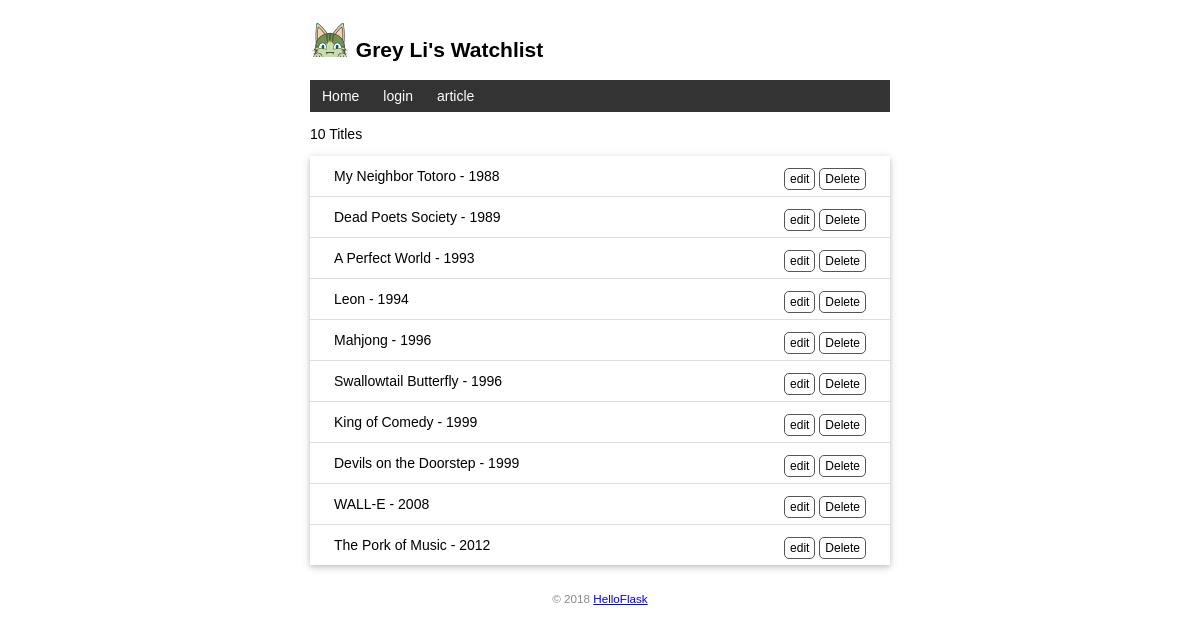
The page / on the database its author committed.
### app.py (models this page shows, shortened)
class User(db.Model, UserMixin):
    id = db.Column(db.Integer, primary_key=True)
    name = db.Column(db.String(20))
    username = db.Column(db.String(20))
    password_hash = db.Column(db.String(128))

class Movie(db.Model):
    id = db.Column(db.Integer, primary_key=True)
    title = db.Column(db.String(60))
    year = db.Column(db.String(4))

### app.py (the view, shortened to what this page needs)
@app.route('/', methods=['GET', 'POST'])
def index():
    movie = Movie.query.all()
    return render_template('index_in_base.html', movie=movie)

### app.py (called while the page is built)
@app.context_processor
def inject_user():
    user = User.query.first()
    return dict(user=user)

### watchlist/templates/index_in_base.html (shortened to what this page needs)
{% extends 'base.html' %}
{% block content %}
    <p>{{ movie|length }} Titles</p>
    <ul class="movie-list">
        {% for item in movie %}
        <li>
            {{ item.title }} - {{ item.year }}
            <span class="float-right">
                <a class="btn" href="{{url_for('edit', movie_id = item.id)}}">edit</a>
                <form class="inline-form" method="post" action="{{ url_for('delete', movie_id=item.id) }}">
                    <input class="btn" type="submit" name="delete" value="Delete" onclick="return confirm('Are you sure?')">
                </form>
            </span>
        </li>
        {% endfor %}
    </ul>
{% endblock %}

### watchlist/templates/base.html (shortened to what this page needs)
<!DOCTYPE html>
<html lang="en">
<head>
    {% block head %}
    <link rel="stylesheet" href="{{ url_for('static', filename='style.css') }}" type="text/css">
    {% endblock %}
</head>
<body>
    <h2>
        <img alt="Avatar" class="avatar" src="{{ url_for('static', filename='images/avatar.png') }}">
        {{ user.name }}'s Watchlist
    </h2>
    <nav>
        <ul>
            <li><a href="{{ url_for('index') }}">Home</a></li>
            <li><a href="{{ url_for('login') }}">login</a></li>
            <li><a href="{{ url_for('article') }}">article</a></li>
        </ul>
    </nav>
    {% block content %}{% endblock %}
    <footer>
        <small>&copy; 2018 <a href="http://helloflask.com/tutorial">HelloFlask</a></small>
    </footer>
</body>
</html>

### watchlist/static/style.css (style rules this page uses)
body { margin: auto; max-width: 580px; font-size: 14px; font-family: Helvetica, Arial, sans-serif; }
footer { color: #888; margin-top: 15px; text-align: center; padding: 10px; }
.avatar { width: 40px; }
.movie-list { list-style-type: none; padding: 0; margin-bottom: 10px; box-shadow: 0 2px 5px 0 rgba(0, 0, 0, 0.16), 0 2px 10px 0 rgba(0, 0, 0, 0.12); }
.movie-list li { padding: 12px 24px; border-bottom: 1px solid #ddd; }
.movie-list li:last-child { border-bottom:none; }
nav ul { list-style-type: none; margin: 0; padding: 0; overflow: hidden; background-color: #333; }
nav li { float: left; }
nav li a { display: block; color: white; text-align: center; padding: 8px 12px; text-decoration: none; }
.float-right { float: right; }
input[type=submit] { font-family: inherit; }
.btn { font-size: 12px; padding: 3px 5px; text-decoration: none; cursor: pointer; background-color: white; color: black; border: 1px solid #555555; border-radius: 5px; }
.inline-form { display: inline; }

### rows shown on the page
User: name "Grey Li"
Movie: title "My Neighbor Totoro", year "1988"
Movie: title "Dead Poets Society", year "1989"
Movie: title "A Perfect World", year "1993"
Movie: title "Leon", year "1994"
Movie: title "Mahjong", year "1996"
Movie: title "Swallowtail Butterfly", year "1996"
Movie: title "King of Comedy", year "1999"
Movie: title "Devils on the Doorstep", year "1999"
Movie: title "WALL-E", year "2008"
Movie: title "The Pork of Music", year "2012"

### other values the page prints
{{ movie|length }} "10"
